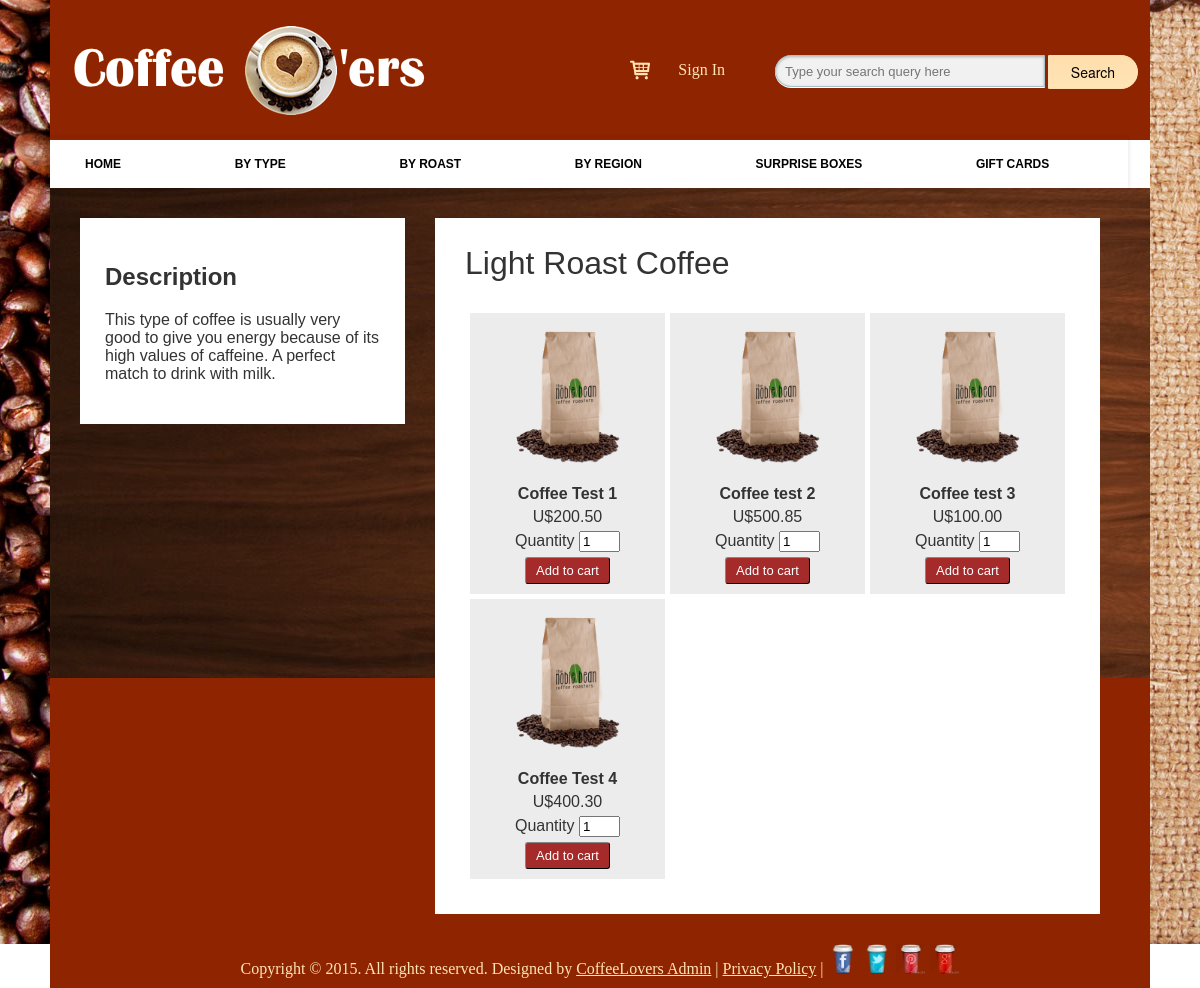
Page /RO_light.php on the committed database.
### tables this page shows
CREATE TABLE IF NOT EXISTS `products` (
  `id` int(11) NOT NULL,
  `product_code` varchar(60) NOT NULL,
  `product_name` varchar(60) NOT NULL,
  `product_desc` tinytext NOT NULL,
  `product_img_name` varchar(60) NOT NULL,
  `price` decimal(10,2) NOT NULL,
  `category` varchar(50) NOT NULL,
  `type` varchar(50) DEFAULT NULL,
  `roast` varchar(50) DEFAULT NULL,
  `region` varchar(50) DEFAULT NULL
);

### RO_light.php (the view, shortened to what this page needs)
<?php
$filter="WHERE category='Coffee' AND roast='Light'";
?>
<!DOCTYPE html>
<html>
    <head>
        <link rel="stylesheet" type="text/css" href="./css/style3.css">
    </head>
    <body>
        <?php
        include("pagelayout.php");
        $results = $mysqli->query("SELECT product_code, product_name, product_desc, product_img_name, price FROM products ".$filter." ORDER BY id ASC");
if($results){
$products_item = '<table class="pmp" width="100%" border="0" cellspacing="5px" cellpadding="0"><tbody><tr>';
$count = 0;
while($obj = $results->fetch_object())
{
$count++;
$products_item .= '
    	<td>
    		<div class="pmpProductBox">
    		<form method="post" action="cart_update.php">
    		<img src="./image/products/'.$obj->product_img_name.'"/>
        	<h4>'.$obj->product_name.'</h4>
        	<p>U$'.$obj->price.'</p>
        	<label>
				<span>Quantity</span>
				<input type="text" size="2" maxlength="2" name="product_qty" value="1" />
			</label>
			<input type="hidden" name="product_code" value="'.$obj->product_code.'" />
			<input type="hidden" name="type" value="add" />
			<input type="hidden" name="return_url" value="'.$current_url.'" />
			<button type="submit" onClick="addCart()" id="addToCart">Add to cart</button>
        	</form>
        	</div>
        </td>
';
if ($count % 3 == 0){
$products_item .= '</tr><tr>';
}
}
$products_item .= '</tr></tbody></table>';
}
?>
        <aside>
            <h1>Description</h1>
            <p>This type of coffee is usually very good to give you energy because of its high values of caffeine. A perfect match to drink with milk.</p>
        </aside>
        <section>
            <h1>Light Roast Coffee</h1>
			<?php
			echo $products_item;
			?>
        </section>
        <?php
        include("pageFooter.php");
        ?>
    </body>
</html>

### pagelayout.php (shortened to what this page needs)
<div id="header">
    <div class="logoDiv">
        <img class="logo" src="./image/CoffeeLoversLogo.png" alt="logo">
    </div>
    <div class="searchRightDiv">
        <div class="signInDiv">
            <a class="signInLink" href="#openSignInModal">Sign In</a>
            <a href="#" onClick="document.getElementById('cartClick').style.display = 'block';">
                <img class="cartTop" src="./image/marker20.png" title="cart-item">
            </a>
        </div>
        <div class="searchDiv">
            <input class="searchText" type="text" placeholder="Type your search query here">
            <input class="searchButton" type="submit" value="Search">
        </div>
    </div>
</div>
<div class="siteNavBar" id="siteNavBar">
    <ul>
        <li><a href="index.php">Home</a></li>
         <li>
            By Type
        </li>
        <li>
            By Roast
        </li>
        <li>
            By Region
        </li>
        <li>
            Surprise Boxes
        </li>
        <li>
            Gift Cards
        </li>
    </ul>
</div>

### pageFooter.php
<div id ="siteFooter">
    <p>Copyright &copy; 2015. All rights reserved. Designed by <a href="#">CoffeeLovers Admin</a> | <a href="#">Privacy Policy</a> |
        <a href="https://www.facebook.com/" target="_blank">
            <img src="./image/socialmedia/facebook.png"
                 alt=" facebookicon" ></a>
        <a href="https://twitter.com/" target="_blank">
            <img src="./image/socialmedia/twitter.png"
                 alt=" twittericon" /></a>
        <a href="https://www.pinterest.com/" target="_blank">
            <img src="./image/socialmedia/pinterest.png"
                 alt=" pinteresticon"></a>
        <a href="https://plus.google.com/" target="_blank">
            <img src="./image/socialmedia/google.png"
                 alt=" googleplus icon"></a>
</div>

### css/style3.css (style rules this page uses)
html { background-image:url('../image/backgroundImage.jpg'); background-repeat:no-repeat; background-size:cover; }
body { background-image:url('../image/woodentexures.jpg'); display: block; margin-left: auto; margin-right: auto; margin-top: 0px; width: 1100px; height: 700px; }
#header { width:1100px; height:140px; padding-bottom: 1400px; margin-left: auto; margin-right: auto; padding:0px; background-color: rgb(143, 36, 0); }
div.logoDiv { float:left; margin:0px; padding:0px; clear:left; width:400px; height:140px; }
img.logo { float:left; margin:0px; padding:0px; clear:left; width:400px; height:140px; }
div.searchRightDiv { float:right; margin:0px; padding:0px; clear:right; width:700px; height:140px; }
a.signInLink { float:right; margin-top: 61px; margin-right: 25px; color: #FFE4B5; text-decoration: none; }
input.searchText { float:left; margin-top: 55px; margin-left: 25px; padding: 5px 9px; height: 20px; width: 250px; border: 1px solid #a4c3ca; font: normal 13px 'trebuchet MS', arial, helvetica; background: #f1f1f1; border-radius: 50px 3px 3px 50px; box-shadow: 0 1px 3px rgba(0, 0, 0, 0.25) inset, 0 1px 0 rgba(255, 255, 255, 1); }
.cartTop { padding-top: 60px; padding-left: 180px; }
img.cartTop { width: 20px; height: 20px; }
input.searchButton { float:left; margin-top: 55px; background-color: #FFDEAD; background-image: linear-gradient(#FFDEAD,#FFE4B5 ); border-radius: 3px 50px 50px 3px; border-width: 1px; border-style: solid; border-color: #FFDEAD #FFE4B5; height: 34px; margin-left: 3px; padding: 0; width: 90px; cursor: pointer; font: 14px bold; font-family: 'Lucida Grande', 'Helvetica Neue', Helvetica, Arial, sans-serif; color: black; }
div.signInDiv { float: left; width:300px; height:140px; }
div.searchDiv { float:right; width: 400px; height: 140px; }
#siteNavBar { margin-left: auto; margin-right: auto; width: 1100px; background-color: white; }
.siteNavBar ul { font-family: 'Lucida Grande', 'Helvetica Neue', Helvetica, Arial, sans-serif; font-size: 13px; text-align: left; display: inline; margin: 0; padding: 15px 4px 17px 0; list-style: none; -webkit-box-shadow: 0 0 5px rgba(0, 0, 0, 0.12); -moz-box-shadow: 0 0 5px rgba(0, 0, 0, 0.12); box-shadow: 0 0 5px rgba(0, 0, 0, 0.12); }
.siteNavBar ul li { font: bold 12px/18px sans-serif; text-transform: uppercase; display: inline-block; margin-right: 40px; position: relative; padding : 15px 35px; background: #fff; cursor: pointer; -webkit-transition: all 0.2s; -moz-transition: all 0.2s; -ms-transition: all 0.2s; -o-transition: all 0.2s; transition: all 0.2s; }
.siteNavBar ul li a { text-decoration: none; color: #000; }
#siteFooter { width:1100px; display: block; margin-top: 490px; margin-left: auto; margin-right: auto; background-color: rgb(143, 36, 0); text-align: center; color:#FFE4B5; }
#siteFooter > p { padding-top: 17px; padding-bottom:10px; margin: 0px; }
#siteFoote,img { width: 30px; height: 30px; }
#siteFooter > p > a { margin: 0px; color:#FFE4B5; }
aside { float:left; width:25%; padding:25px; margin-top:30px; margin-left:30px; background-color:#FFFFFF; font-family:'Trebuchet MS', Arial, Helvetica, sans-serif; color:#333333; }
aside p { font-size:medium; }
section { float:left; width:55%; margin: 30px; padding: 0px 30px 30px 30px; font-family:'Trebuchet MS', Arial, Helvetica, sans-serif; color:#333333; background-color:#FFFFFF; }
section h1 { font-size:xx-large; font-weight:normal; }
section img { height: 70%; }
.pmp tbody tr td { text-align:center; background-color:#EDECEC; padding: 10px; }
.pmpProductBox img { width: 75%; }
.pmpProductBox p, .pmpProductBox h4 { margin: 0 0 5px 0; }
.pmpProductBox button { color: white; background-color: brown; border-width: 1px; border-color: #333333; border-radius: 3px; margin: 5px 0px 0px 0px; padding: 5px 10px 5px 10px; font-size: small; }

### rows in the picture
products: product_img_name (picture), product_name "Coffee Test 1", price "200.50"
products: product_img_name (picture), product_name "Coffee test 2", price "500.85"
products: product_img_name (picture), product_name "Coffee test 3", price "100.00"
products: product_img_name (picture), product_name "Coffee Test 4", price "400.30"
